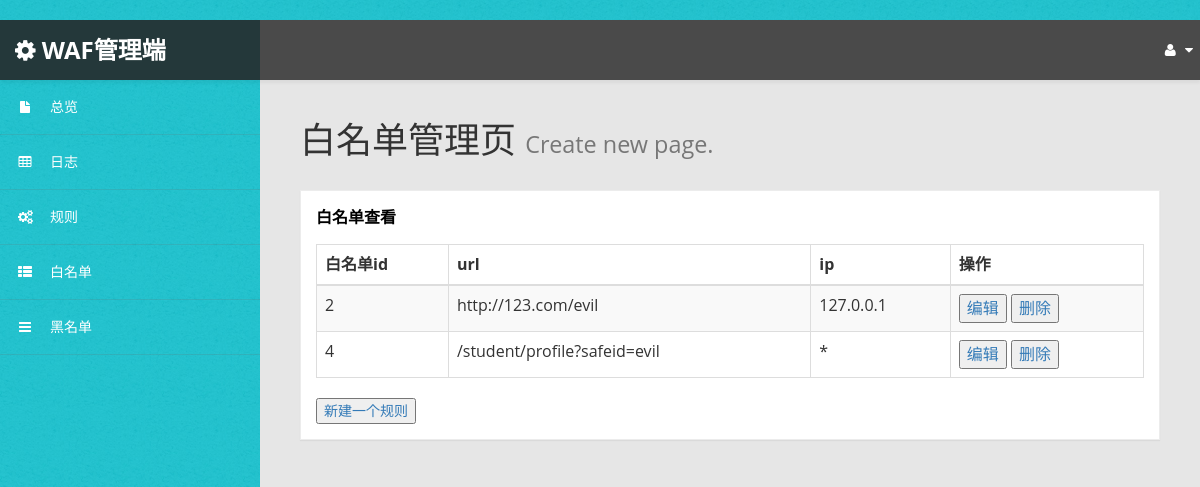
Page /Whitelist on the committed database.
### waf/models.py (models this page shows)
class Whitelist(models.Model):
	id = models.AutoField('id', primary_key=True, unique=True)
	url = models.TextField(default='',blank=False)
	ip = models.TextField(default='',blank=False)

### waf/views.py (the view)
# urls.py: path('Whitelist',views.WhitelistView.as_view(),name= 'Whitelist'),
class WhitelistView(generic.ListView):
    template_name = 'waf/Whitelist.html'
    context_object_name = 'Whitelist_list'
    def get_queryset(self):
        return Whitelist.objects.all()

### waf/templates/waf/Whitelist.html
{% extends 'base.html' %}
{% block content %}
    <div id="page-wrapper">
        <div id="page-inner">
            <div class="row">
                <div class="col-md-12">
                    <h1 class="page-header">
                        白名单管理页 <small>Create new page.</small>
                    </h1>
                    <div class="panel panel-default">
                        <div class="panel-heading">
                            白名单查看
                        </div>
                        <div class="panel-body">
                            <div class="table-responsive">
                                <table class="table table-striped table-bordered table-hover" id="dataTables-example">
                                    <thead>
                                    <tr>
                                        <th>白名单id</th>
                                        <th>url</th>
                                        <th>ip</th>
                                        <th>操作</th>
                                    </tr>
                                    </thead>
                                    <tbody>
                                    {% for Whitelist in Whitelist_list %}
                                        <tr class="odd gradeX">
                                        <td>{{ Whitelist.id }}</td>
                                        <td>{{ Whitelist.url }}</td>
                                        <td>{{ Whitelist.ip }}</td>
                                        <td>
                                            <a class="content_item" href="/waf/Whitelist_edit-{{ Whitelist.id }}/">
                                                <button>编辑</button>
                                            </a>
                                            <a class="content_item" href="/waf/Whitelist_del-{{ Whitelist.id }}/">
                                                <button>删除</button>
                                            </a>
                                        </td>
                                    {% endfor %}
                                    </tr>
                                    </tbody>
                                </table>
                                <a href='/waf/Whitelist_create'>
                                    <button>新建一个规则</button>
                                </a>
                            </div>
                        </div>
                    </div>
                </div>
            </div>
        </div>
    </div>
{% endblock %}

### waf/static/waf/css/custom-styles.css (style rules this page uses)
body { font-family: 'Open Sans', sans-serif; background: #32C2CD url(../img/bg-img.jpg) !important; }
#page-wrapper { padding: 15px 15px; min-height: 600px; background: #E6E6E6; }
#page-inner { width:100%; margin:10px 20px 10px 0px; background-color:transparent; padding:10px; min-height:1200px; }
h1, .h1, h2, .h2, h3, .h3 { margin-top: 7px; margin-bottom: -5px; }
.panel { border-radius:0px; }
#page-wrapper { position: relative; top: 55px; }
.page-header { padding-bottom: 9px; margin: 10px 0 20px; border-bottom: 1px solid transparent; text-align: left; }
.panel-default { border-color: #ECECEC; }
.panel-default > .panel-heading { color: #000; border-color: #FFF; font-weight:bold; background: #FFFFFF; font-size: 16px; padding: 15px 15px 0; }
.panel-heading { border-bottom: 1px solid transparent; border-top-left-radius: 3px; border-top-right-radius: 3px; }
@media (min-width:768px) { #page-wrapper { margin: 0 0 0 260px; padding: 15px 30px; min-height: 1200px; } }

### rows in the picture
Whitelist: id "2", url "http://123.com/evil", ip "127.0.0.1"
Whitelist: id "4", url "/student/profile?safeid=evil", ip "*"
